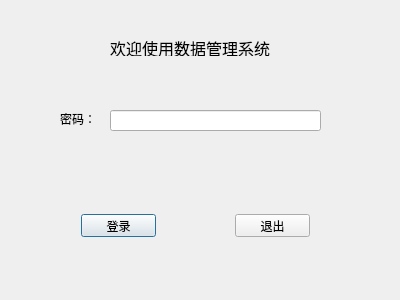
<?xml version="1.0" encoding="UTF-8"?>
<ui version="4.0">
 <class>LoginDialog</class>
 <widget class="QDialog" name="LoginDialog">
  <property name="geometry">
   <rect>
    <x>0</x>
    <y>0</y>
    <width>400</width>
    <height>300</height>
   </rect>
  </property>
  <property name="windowTitle">
   <string>Dialog</string>
  </property>
  <widget class="QLabel" name="label">
   <property name="geometry">
    <rect>
     <x>110</x>
     <y>40</y>
     <width>160</width>
     <height>16</height>
    </rect>
   </property>
   <property name="font">
    <font>
     <pointsize>12</pointsize>
    </font>
   </property>
   <property name="text">
    <string>欢迎使用数据管理系统</string>
   </property>
  </widget>
  <widget class="QLabel" name="label_2">
   <property name="geometry">
    <rect>
     <x>60</x>
     <y>111</y>
     <width>36</width>
     <height>16</height>
    </rect>
   </property>
   <property name="text">
    <string>密码：</string>
   </property>
  </widget>
  <widget class="QLineEdit" name="pwdLineEdit">
   <property name="geometry">
    <rect>
     <x>110</x>
     <y>110</y>
     <width>211</width>
     <height>21</height>
    </rect>
   </property>
   <property name="echoMode">
    <enum>QLineEdit::Password</enum>
   </property>
  </widget>
  <widget class="QPushButton" name="loginBtn">
   <property name="geometry">
    <rect>
     <x>81</x>
     <y>214</y>
     <width>75</width>
     <height>23</height>
    </rect>
   </property>
   <property name="text">
    <string>登录</string>
   </property>
  </widget>
  <widget class="QPushButton" name="quitBtn">
   <property name="geometry">
    <rect>
     <x>235</x>
     <y>214</y>
     <width>75</width>
     <height>23</height>
    </rect>
   </property>
   <property name="text">
    <string>退出</string>
   </property>
  </widget>
 </widget>
 <resources/>
 <connections/>
</ui>
